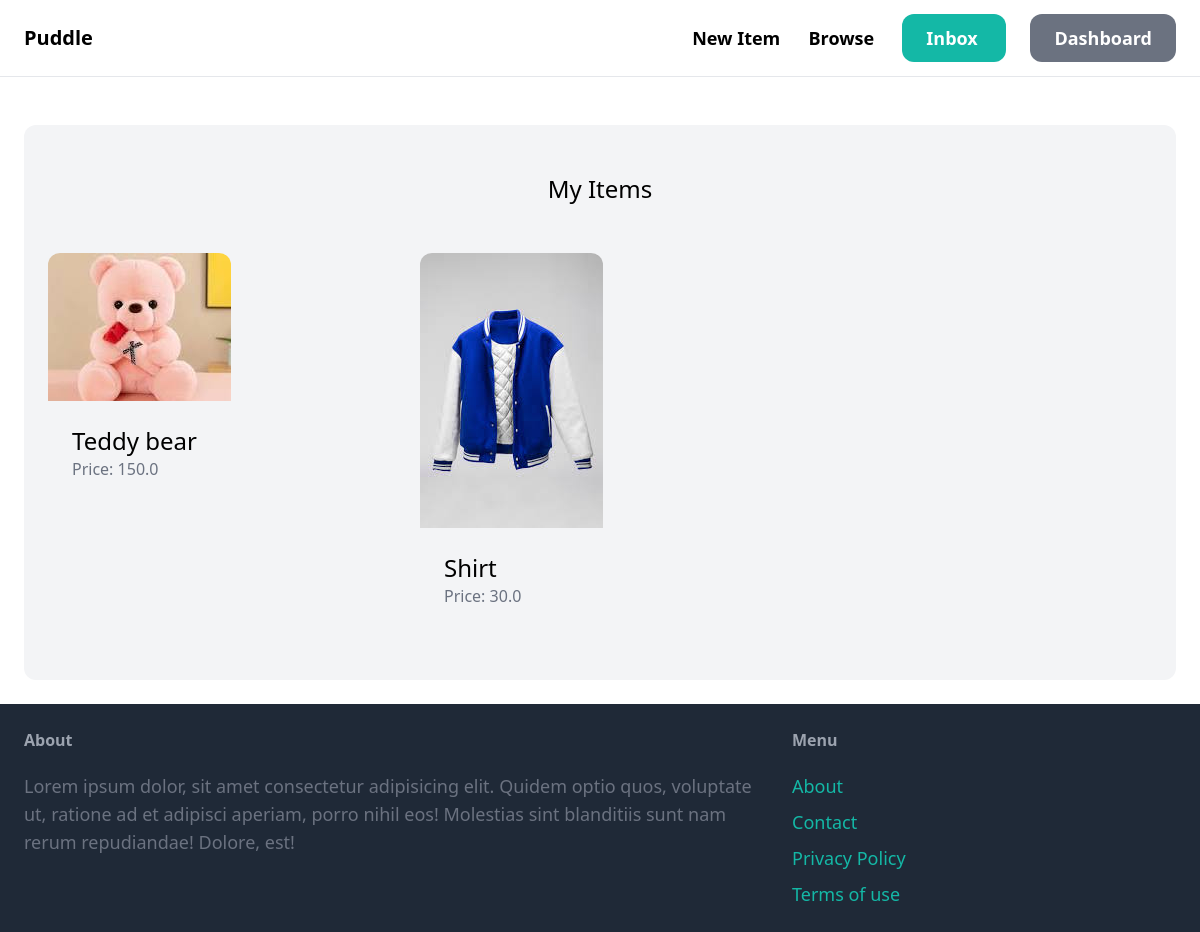
The page //dashboard/ (signed in) on the database its author committed.
### item/models.py (models this page shows, shortened)
class Item(models.Model):
  category  = models.ForeignKey(Category, related_name='items',on_delete=models.CASCADE)
  name = models.CharField(max_length=255)
  description = models.TextField(blank=True, null=True)
  price = models.FloatField()
  image = models.ImageField(upload_to='item_images',blank=True,null=True)
  is_sold = models.BooleanField(default=False)
  created_by= models.ForeignKey(User, related_name='items',on_delete=models.CASCADE)
  created_at =models.DateTimeField(auto_now_add=True)

### dashboard/views.py (the view)
# urls.py: path('',views.index,name='index'),
@login_required
def index(request):
  items = Item.objects.filter(created_by=request.user)
  return render(request,'dashboard/index.html',{
    'items':items,
  })

### dashboard/templates/dashboard/index.html (shortened to what this page needs)
{% extends 'core/base.html' %}
{% block content %}
  <div class="mt-6 px-6 py-12 bg-gray-100 rounded-xl">
    <h2 class="mb-12 text-2xl text-center">My Items</h2>
    <div class="grid grid-cols-3 gap-3">
      {% for item in items %}
        <div>
          <a href="{% url 'item:detail' item.id %}">
            <div>
              <img src="{{item.image.url}}" class="rounded-t-xl">
            </div>
            <div class="p-6 bg-white-rounded-b-xl">
              <h2 class="text-2xl">{{item.name}}</h2>
              <p class="text-gray-500">Price: {{item.price}}</p>
            </div>
          </a>
        </div>
      {% endfor %}
    </div>
  </div>
{% endblock %}

### rows shown on the page
Item: image (picture), name "Teddy bear", price "150.0"
Item: image (picture), name "Shirt", price "30.0"
